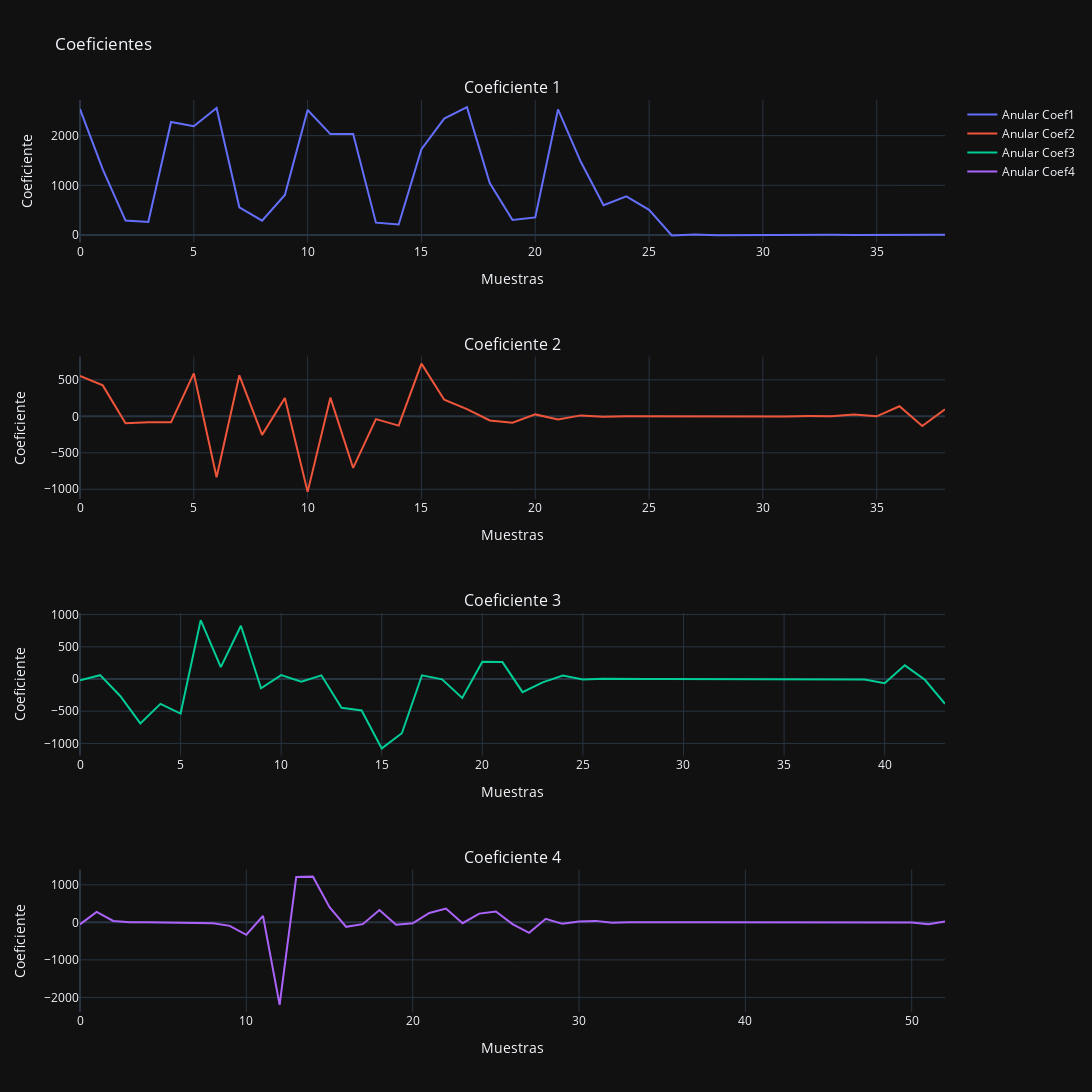
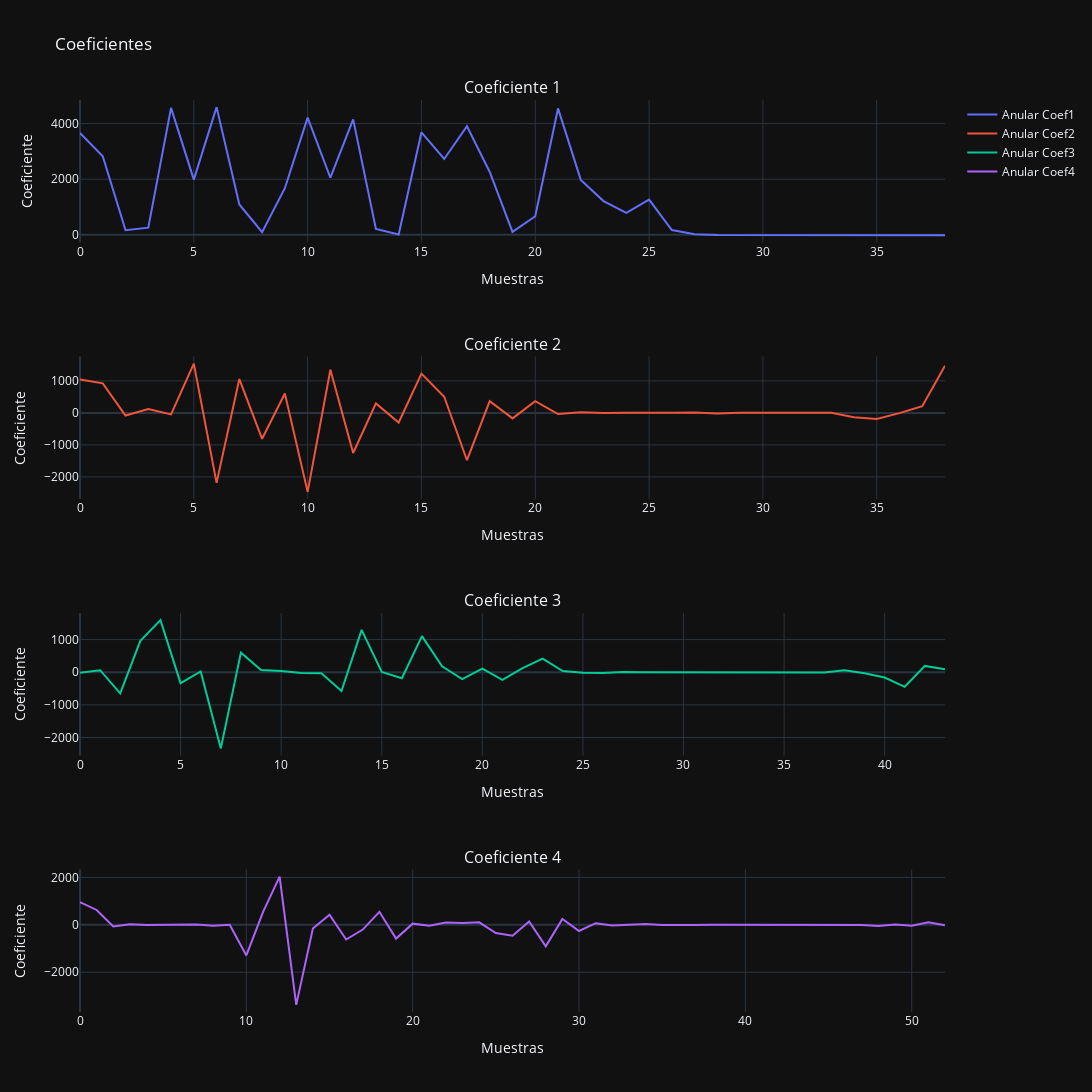
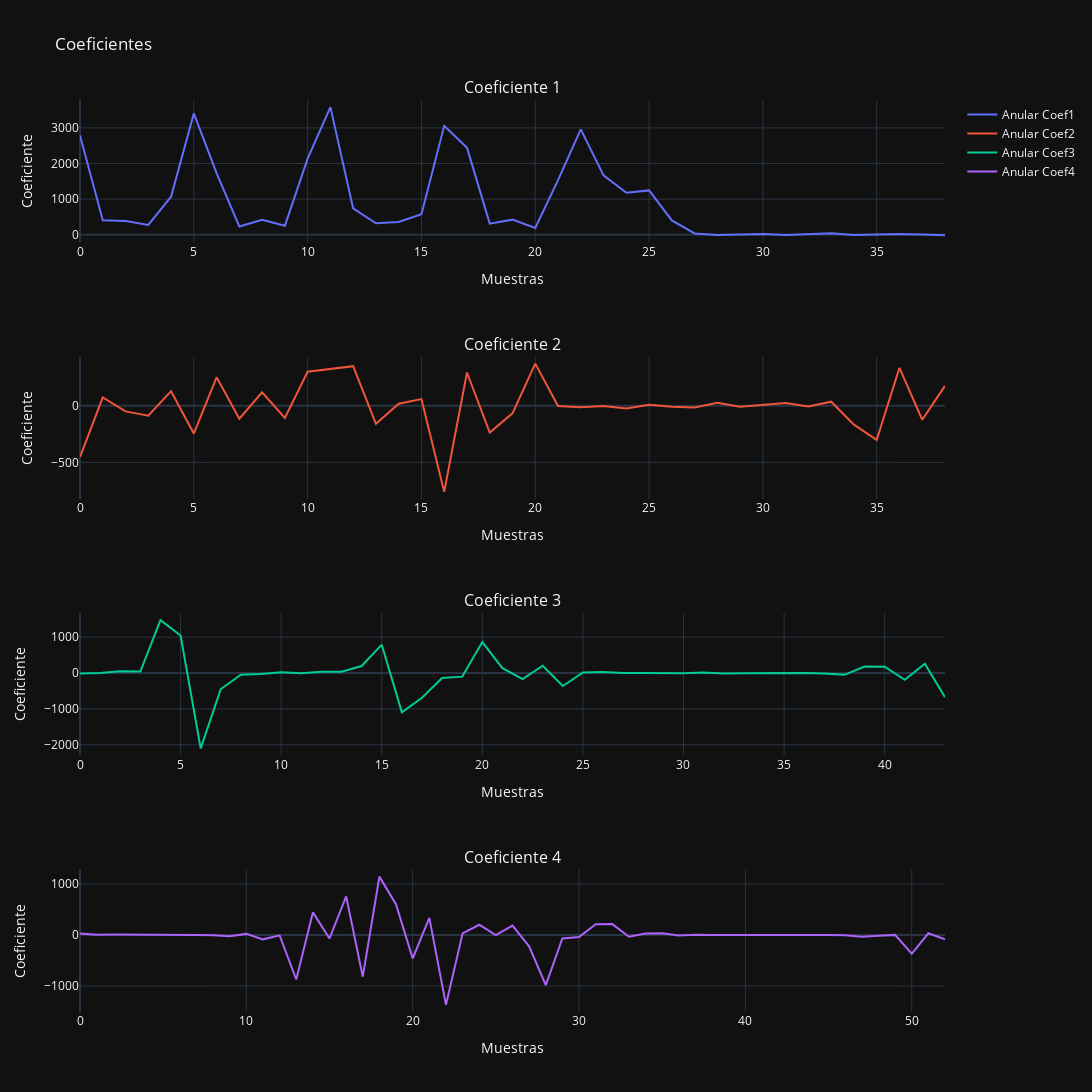

These figures' notebook cell, in order:
### Markdown cell above
### Gráficos Wavelet

### Code cell
graficar_coeficientes_subplot(coefs_anulares[0])
graficar_coeficientes_subplot(coefs_anulares[1])
graficar_coeficientes_subplot(coefs_anulares[2])




# graficar_coeficientes(coefs_anulares[0][0],coefs_anulares[1][0],coefs_anulares[2][0])
# graficar_coeficientes(coefs_indice[0][0],coefs_indice[1][0],coefs_indice[2][0])
# graficar_coeficientes(coefs_medio[0][0],coefs_medio[1][0],coefs_medio[2][0])
# graficar_coeficientes(coefs_anulares[0][1],coefs_anulares[1][1],coefs_anulares[2][1])

### Figure 1 — Plotly figure (JSON) as saved in the notebook; plotly's stock layout.template omitted (floating-point values rounded to 4 significant figures)
{"data": [{"mode": "lines", "name": "Anular Coef1", "type": "scatter", "xaxis": "x", "y": [2533.0, 1321.0, 291.1, 262.0, 2275.0, 2190.0, 2557.0, 559.1, 288.8, 806.2, 2516.0, 2031.0, 2032.0, 248.8, 213.6, 1729.0, 2342.0, 2573.0, 1047.0, 303.0, 355.2, 2528.0, 1474.0, 600.8, 777.4, 508.1, -6.737, 9.067, -3.486, 0.9435, -0.08533, -0.209, 0.9738, 4.055, -0.7145, 0.03801, 0.5668, -1.644, 5.677], "yaxis": "y"}, {"mode": "lines", "name": "Anular Coef2", "type": "scatter", "xaxis": "x2", "y": [554.3, 424.4, -94.16, -80.02, -82.19, 588.5, -835.6, 561.9, -254.7, 251.1, -1036.0, 255.8, -707.7, -37.78, -127.3, 722.5, 227.8, 98.58, -56.02, -87.52, 26.21, -41.95, 13.02, -4.844, 1.308, -0.2833, -0.5091, -1.651, 2.551, -0.5884, 0.5519, -1.241, 2.849, 0.2778, 26.01, 0.5021, 138.3, -132.8, 96.87], "yaxis": "y2"}, {"mode": "lines", "name": "Anular Coef3", "type": "scatter", "xaxis": "x3", "y": [-20.69, 60.12, -262.5, -688.4, -385.1, -536.0, 914.5, 185.1, 827.5, -143.3, 60.28, -40.7, 57.37, -446.9, -489.1, -1077.0, -841.3, 58.25, -4.912, -293.4, 266.8, 263.0, -204.1, -52.24, 55.53, -7.578, 4.371, -1.819, 0.6646, -0.1999, 0.05167, 0.05675, -0.03751, -0.03047, -0.00478, 0.04132, -0.1437, 0.2712, -1.012, -7.703, -64.35, 212.2, -11.34, -385.3], "yaxis": "y3"}, {"mode": "lines", "name": "Anular Coef4", "type": "scatter", "xaxis": "x4", "y": [-54.06, 278.3, 38.08, 3.941, 2.99, 0.1637, -1.457, -0.6145, -23.62, -93.94, -331.4, 170.6, -2199.0, 1210.0, 1218.0, 405.4, -119.2, -48.44, 325.9, -63.44, -26.76, 249.8, 369.0, -23.83, 232.3, 288.4, -47.37, -279.2, 94.4, -39.91, 24.38, 39.11, -10.68, 4.679, -1.824, 0.6004, -0.1741, 0.04542, -0.009955, 0.001669, -0.000204, 1.616e-05, -6.212e-07, 0, 0, -0.005941, 0.05817, -0.2349, 0.4044, 0.4419, -5.303, -47.9, 20.63], "yaxis": "y4"}], "layout": {"annotations": [{"font": {"size": 16}, "showarrow": false, "text": "Coeficiente 1", "x": 0.5, "xanchor": "center", "xref": "paper", "y": 1, "yanchor": "bottom", "yref": "paper"}, {"font": {"size": 16}, "showarrow": false, "text": "Coeficiente 2", "x": 0.5, "xanchor": "center", "xref": "paper", "y": 0.7188, "yanchor": "bottom", "yref": "paper"}, {"font": {"size": 16}, "showarrow": false, "text": "Coeficiente 3", "x": 0.5, "xanchor": "center", "xref": "paper", "y": 0.4375, "yanchor": "bottom", "yref": "paper"}, {"font": {"size": 16}, "showarrow": false, "text": "Coeficiente 4", "x": 0.5, "xanchor": "center", "xref": "paper", "y": 0.1562, "yanchor": "bottom", "yref": "paper"}], "height": 1200, "title": {"text": "Coeficientes"}, "width": 1600, "xaxis": {"anchor": "y", "domain": [0, 1], "title": {"text": "Muestras"}}, "xaxis2": {"anchor": "y2", "domain": [0, 1], "title": {"text": "Muestras"}}, "xaxis3": {"anchor": "y3", "domain": [0, 1], "title": {"text": "Muestras"}}, "xaxis4": {"anchor": "y4", "domain": [0, 1], "title": {"text": "Muestras"}}, "yaxis": {"anchor": "x", "domain": [0.8438, 1], "title": {"text": "Coeficiente"}}, "yaxis2": {"anchor": "x2", "domain": [0.5625, 0.7188], "title": {"text": "Coeficiente"}}, "yaxis3": {"anchor": "x3", "domain": [0.2812, 0.4375], "title": {"text": "Coeficiente"}}, "yaxis4": {"anchor": "x4", "domain": [0, 0.1562], "title": {"text": "Coeficiente"}}}}

### Figure 2 — Plotly figure (JSON) as saved in the notebook; plotly's stock layout.template omitted (floating-point values rounded to 4 significant figures)
{"data": [{"mode": "lines", "name": "Anular Coef1", "type": "scatter", "xaxis": "x", "y": [3658.0, 2823.0, 164.5, 258.9, 4565.0, 1985.0, 4591.0, 1091.0, 93.41, 1676.0, 4211.0, 2052.0, 4151.0, 208.0, 8.977, 3685.0, 2728.0, 3905.0, 2261.0, 107.3, 669.8, 4544.0, 1976.0, 1214.0, 785.8, 1264.0, 173.5, 20.79, -3.233, -2.725, -4.088, 1.496, -4.114, -19.63, 4.262, -1.625, -6.767, 4.83, -11.19], "yaxis": "y"}, {"mode": "lines", "name": "Anular Coef2", "type": "scatter", "xaxis": "x2", "y": [1048.0, 922.1, -80.98, 117.8, -47.52, 1540.0, -2185.0, 1057.0, -808.5, 608.0, -2467.0, 1348.0, -1252.0, 298.2, -300.2, 1227.0, 504.7, -1478.0, 368.0, -170.9, 369.1, -36.16, 17.64, -4.074, 7.336, -1.786, 8.094, 10.56, -18.47, 1.882, -3.478, -4.979, 1.867, 5.761, -134.7, -190.2, -6.381, 211.3, 1472.0], "yaxis": "y2"}, {"mode": "lines", "name": "Anular Coef3", "type": "scatter", "xaxis": "x3", "y": [-19.35, 61.85, -646.4, 959.3, 1596.0, -334.7, 22.73, -2333.0, 599.3, 68.38, 34.34, -20.69, -34.56, -575.9, 1298.0, 5.742, -184.2, 1105.0, 179.6, -214.0, 111.5, -234.6, 123.5, 417.0, 37.86, -15.67, -26.19, 4.243, -0.6785, -0.4042, 0.9171, -5.006, 3.184, 1.297, 0.1283, -1.193, 4.394, -9.714, 59.23, -33.59, -163.2, -446.5, 192.7, 92.05], "yaxis": "y3"}, {"mode": "lines", "name": "Anular Coef4", "type": "scatter", "xaxis": "x4", "y": [955.0, 628.3, -70.71, 21.06, -6.344, 3.639, -5.691, 15.09, -36.24, 2.054, -1290.0, 540.1, 2035.0, -3377.0, -156.3, 426.9, -619.2, -199.4, 550.0, -580.5, 50.6, -34.37, 95.42, 81.81, 107.0, -343.6, -459.5, 142.3, -906.4, 251.8, -258.9, 71.35, -29.17, 15.93, 40.37, -11.33, 4.862, -1.864, 0.6053, -0.1731, 0.04464, -0.009712, -0.004116, 0.05558, -0.222, 0.371, 0.4488, -5.135, -45.15, 19.49, -33.92, 104.9, -14.77], "yaxis": "y4"}], "layout": {"annotations": [{"font": {"size": 16}, "showarrow": false, "text": "Coeficiente 1", "x": 0.5, "xanchor": "center", "xref": "paper", "y": 1, "yanchor": "bottom", "yref": "paper"}, {"font": {"size": 16}, "showarrow": false, "text": "Coeficiente 2", "x": 0.5, "xanchor": "center", "xref": "paper", "y": 0.7188, "yanchor": "bottom", "yref": "paper"}, {"font": {"size": 16}, "showarrow": false, "text": "Coeficiente 3", "x": 0.5, "xanchor": "center", "xref": "paper", "y": 0.4375, "yanchor": "bottom", "yref": "paper"}, {"font": {"size": 16}, "showarrow": false, "text": "Coeficiente 4", "x": 0.5, "xanchor": "center", "xref": "paper", "y": 0.1562, "yanchor": "bottom", "yref": "paper"}], "height": 1200, "title": {"text": "Coeficientes"}, "width": 1600, "xaxis": {"anchor": "y", "domain": [0, 1], "title": {"text": "Muestras"}}, "xaxis2": {"anchor": "y2", "domain": [0, 1], "title": {"text": "Muestras"}}, "xaxis3": {"anchor": "y3", "domain": [0, 1], "title": {"text": "Muestras"}}, "xaxis4": {"anchor": "y4", "domain": [0, 1], "title": {"text": "Muestras"}}, "yaxis": {"anchor": "x", "domain": [0.8438, 1], "title": {"text": "Coeficiente"}}, "yaxis2": {"anchor": "x2", "domain": [0.5625, 0.7188], "title": {"text": "Coeficiente"}}, "yaxis3": {"anchor": "x3", "domain": [0.2812, 0.4375], "title": {"text": "Coeficiente"}}, "yaxis4": {"anchor": "x4", "domain": [0, 0.1562], "title": {"text": "Coeficiente"}}}}

### Figure 3 — Plotly figure (JSON) as saved in the notebook; plotly's stock layout.template omitted (floating-point values rounded to 4 significant figures)
{"data": [{"mode": "lines", "name": "Anular Coef1", "type": "scatter", "xaxis": "x", "y": [2785.0, 408.8, 387.2, 275.6, 1067.0, 3405.0, 1732.0, 233.7, 420.6, 253.7, 2138.0, 3583.0, 738.8, 320.1, 356.3, 576.6, 3058.0, 2445.0, 312.1, 424.2, 192.7, 1534.0, 2957.0, 1667.0, 1178.0, 1245.0, 404.1, 35.59, -6.811, 10.3, 20.6, -6.247, 11.03, 39.53, -7.716, 5.352, 22.34, 4.701, -17.34], "yaxis": "y"}, {"mode": "lines", "name": "Anular Coef2", "type": "scatter", "xaxis": "x2", "y": [-453.6, 72.91, -49.99, -87.44, 128.3, -245.3, 250.7, -114.6, 119.0, -108.4, 299.6, 322.7, 349.5, -159.2, 17.68, 58.46, -760.6, 293.3, -237.3, -66.83, 371.7, -1.589, -12.94, -3.191, -25.05, 8.586, -9.395, -15.84, 27.03, -8.579, 7.429, 23.58, -5.699, 35.72, -167.5, -301.3, 335.0, -123.9, 174.9], "yaxis": "y2"}, {"mode": "lines", "name": "Anular Coef3", "type": "scatter", "xaxis": "x3", "y": [-11.85, -2.117, 52.56, 41.24, 1474.0, 1043.0, -2100.0, -446.7, -45.52, -24.67, 19.76, -9.155, 33.84, 34.17, 195.6, 789.5, -1096.0, -691.0, -140.1, -100.8, 861.4, 136.2, -167.3, 202.3, -362.9, 14.42, 28.63, 0.3955, 1.672, 0.1221, -3.134, 17.19, -11.33, -3.668, 0.1805, 0.01295, 0.6889, -12.24, -50.12, 181.8, 174.3, -189.0, 257.8, -673.2], "yaxis": "y3"}, {"mode": "lines", "name": "Anular Coef4", "type": "scatter", "xaxis": "x4", "y": [29.94, 6.696, 10.75, 6.971, -3.669, 1.94, -0.2292, -1.889, -3.35, -25.66, 21.64, -85.19, -6.673, -871.8, 442.5, -68.7, 757.1, -817.6, 1144.0, 597.8, -460.6, 335.4, -1369.0, 32.45, 200.4, -3.953, 184.0, -221.5, -981.3, -67.61, -38.41, 212.2, 213.4, -34.15, 27.06, 36.35, -10.01, 4.369, -1.697, 0.5577, -0.1617, 0.03662, 0.0443, -0.2033, 0.274, 0.9476, -7.325, -36.2, -14.06, 2.302, -368.0, 33.32, -85.75], "yaxis": "y4"}], "layout": {"annotations": [{"font": {"size": 16}, "showarrow": false, "text": "Coeficiente 1", "x": 0.5, "xanchor": "center", "xref": "paper", "y": 1, "yanchor": "bottom", "yref": "paper"}, {"font": {"size": 16}, "showarrow": false, "text": "Coeficiente 2", "x": 0.5, "xanchor": "center", "xref": "paper", "y": 0.7188, "yanchor": "bottom", "yref": "paper"}, {"font": {"size": 16}, "showarrow": false, "text": "Coeficiente 3", "x": 0.5, "xanchor": "center", "xref": "paper", "y": 0.4375, "yanchor": "bottom", "yref": "paper"}, {"font": {"size": 16}, "showarrow": false, "text": "Coeficiente 4", "x": 0.5, "xanchor": "center", "xref": "paper", "y": 0.1562, "yanchor": "bottom", "yref": "paper"}], "height": 1200, "title": {"text": "Coeficientes"}, "width": 1600, "xaxis": {"anchor": "y", "domain": [0, 1], "title": {"text": "Muestras"}}, "xaxis2": {"anchor": "y2", "domain": [0, 1], "title": {"text": "Muestras"}}, "xaxis3": {"anchor": "y3", "domain": [0, 1], "title": {"text": "Muestras"}}, "xaxis4": {"anchor": "y4", "domain": [0, 1], "title": {"text": "Muestras"}}, "yaxis": {"anchor": "x", "domain": [0.8438, 1], "title": {"text": "Coeficiente"}}, "yaxis2": {"anchor": "x2", "domain": [0.5625, 0.7188], "title": {"text": "Coeficiente"}}, "yaxis3": {"anchor": "x3", "domain": [0.2812, 0.4375], "title": {"text": "Coeficiente"}}, "yaxis4": {"anchor": "x4", "domain": [0, 0.1562], "title": {"text": "Coeficiente"}}}}
